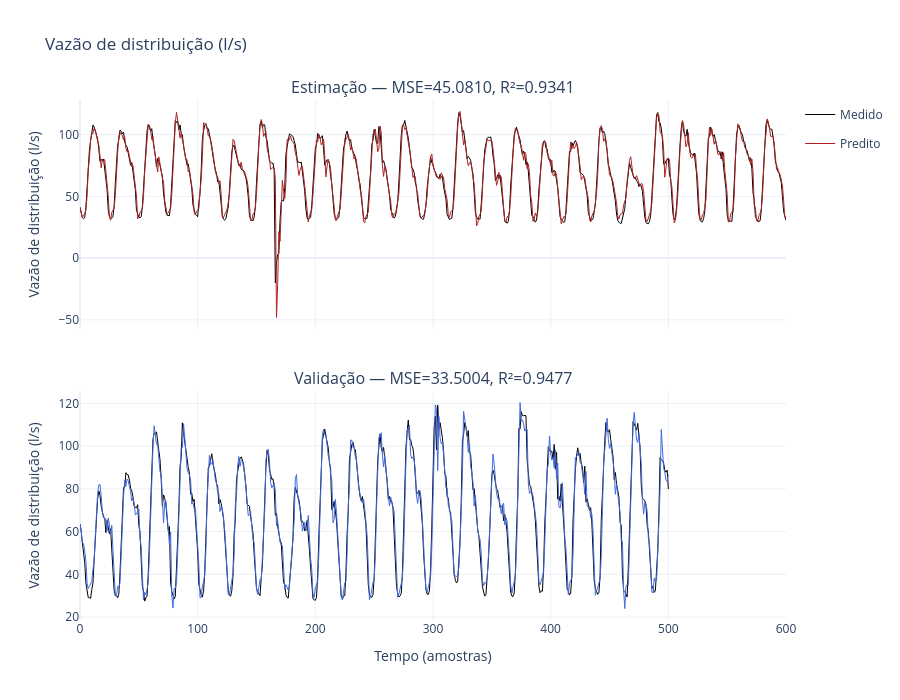
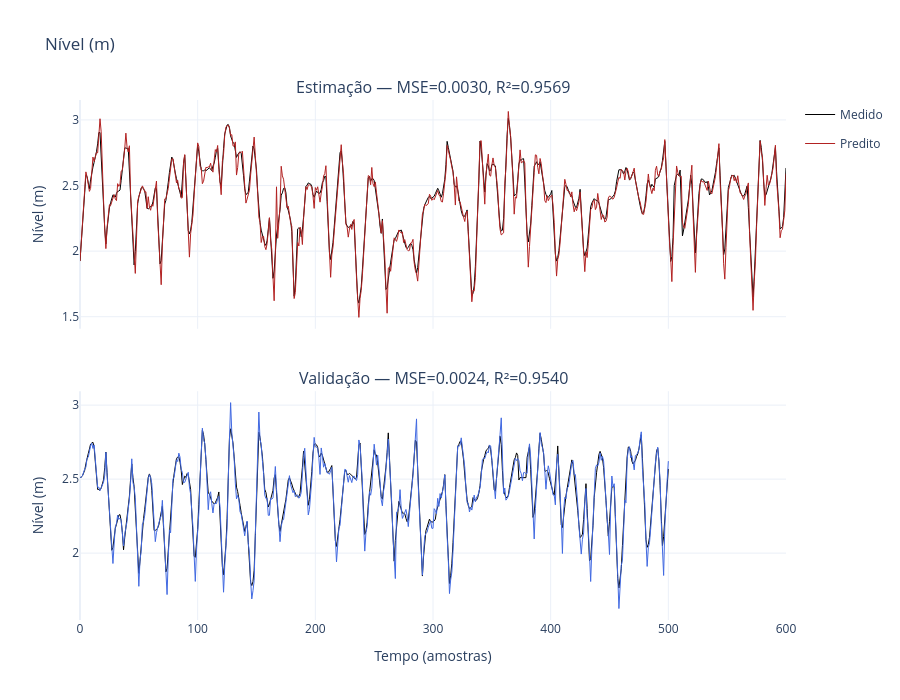
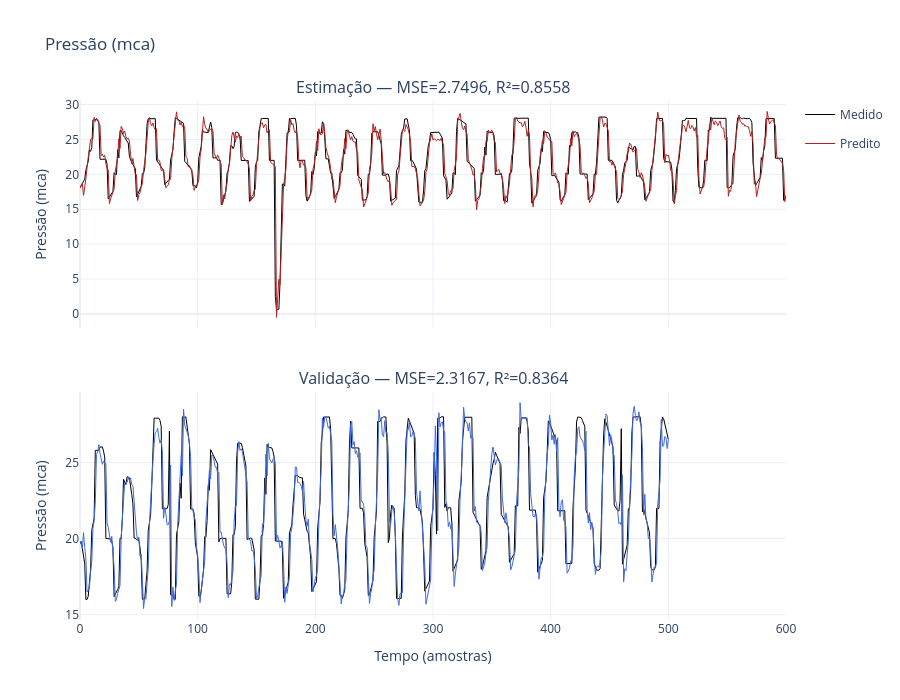

The notebook cell saved with these charts, in order:
### Code cell
from plotly.subplots import make_subplots

import plotly.graph_objects as go

for out, label in enumerate(labels):
    fig = make_subplots(
        rows=2,
        cols=1,
        shared_xaxes=True,
        subplot_titles=(
            f"Estimação — MSE={mse_est[out, best_idx]:.4f}, "
            f"R²={r2_est[out, best_idx]:.4f}",
            f"Validação — MSE={mse_val[out, best_idx]:.4f}, "
            f"R²={r2_val[out, best_idx]:.4f}",
        ),
        vertical_spacing=0.12,
    )

    fig.add_trace(
        go.Scatter(
            x=np.arange(Y_train.shape[1]),
            y=Y_train[out],
            name="Medido",
            line=dict(color="black", width=1),
            legendgroup="medido",
        ),
        row=1,
        col=1,
    )
    fig.add_trace(
        go.Scatter(
            x=np.arange(Y_train.shape[1]),
            y=y_pred_est[out],
            name="Predito",
            line=dict(color="firebrick", width=1),
            legendgroup="predito",
        ),
        row=1,
        col=1,
    )
    fig.add_trace(
        go.Scatter(
            x=np.arange(Y_test.shape[1]),
            y=Y_test[out],
            name="Medido",
            line=dict(color="black", width=1),
            legendgroup="medido",
            showlegend=False,
        ),
        row=2,
        col=1,
    )
    fig.add_trace(
        go.Scatter(
            x=np.arange(Y_test.shape[1]),
            y=y_pred_val[out],
            name="Predito",
            line=dict(color="royalblue", width=1),
            legendgroup="predito",
            showlegend=False,
        ),
        row=2,
        col=1,
    )

    fig.update_yaxes(title_text=label, row=1, col=1)
    fig.update_yaxes(title_text=label, row=2, col=1)
    fig.update_xaxes(title_text="Tempo (amostras)", row=2, col=1)
    fig.update_layout(
        title_text=label,
        height=700,
        hovermode="x unified",
        template="plotly_white",
    )
    fig.show()

### Figure 1 — Plotly figure (JSON) as saved in the notebook; plotly's stock layout.template omitted (floating-point values rounded to 4 significant figures; data arrays with more than 128 entries replaced by an {"elided": "..."} marker saying what was removed)
{"data": [{"legendgroup": "medido", "line": {"color": "black", "width": 1}, "name": "Medido", "type": "scatter", "x": {"elided": "601 int values"}, "xaxis": "x", "y": {"elided": "601 float values"}, "yaxis": "y"}, {"legendgroup": "predito", "line": {"color": "firebrick", "width": 1}, "name": "Predito", "type": "scatter", "x": {"elided": "601 int values"}, "xaxis": "x", "y": {"elided": "601 float values"}, "yaxis": "y"}, {"legendgroup": "medido", "line": {"color": "black", "width": 1}, "name": "Medido", "showlegend": false, "type": "scatter", "x": {"elided": "501 int values"}, "xaxis": "x2", "y": {"elided": "501 float values"}, "yaxis": "y2"}, {"legendgroup": "predito", "line": {"color": "royalblue", "width": 1}, "name": "Predito", "showlegend": false, "type": "scatter", "x": {"elided": "501 int values"}, "xaxis": "x2", "y": {"elided": "501 float values"}, "yaxis": "y2"}], "layout": {"annotations": [{"font": {"size": 16}, "showarrow": false, "text": "Estimação — MSE=45.0810, R²=0.9341", "x": 0.5, "xanchor": "center", "xref": "paper", "y": 1.0, "yanchor": "bottom", "yref": "paper"}, {"font": {"size": 16}, "showarrow": false, "text": "Validação — MSE=33.5004, R²=0.9477", "x": 0.5, "xanchor": "center", "xref": "paper", "y": 0.44, "yanchor": "bottom", "yref": "paper"}], "height": 700, "hovermode": "x unified", "title": {"text": "Vazão de distribuição (l/s)"}, "xaxis": {"anchor": "y", "domain": [0.0, 1.0], "matches": "x2", "showticklabels": false}, "xaxis2": {"anchor": "y2", "domain": [0.0, 1.0], "title": {"text": "Tempo (amostras)"}}, "yaxis": {"anchor": "x", "domain": [0.56, 1.0], "title": {"text": "Vazão de distribuição (l/s)"}}, "yaxis2": {"anchor": "x2", "domain": [0.0, 0.44], "title": {"text": "Vazão de distribuição (l/s)"}}}}

### Figure 2 — Plotly figure (JSON) as saved in the notebook; plotly's stock layout.template omitted (floating-point values rounded to 4 significant figures; data arrays with more than 128 entries replaced by an {"elided": "..."} marker saying what was removed)
{"data": [{"legendgroup": "medido", "line": {"color": "black", "width": 1}, "name": "Medido", "type": "scatter", "x": {"elided": "601 int values"}, "xaxis": "x", "y": {"elided": "601 float values"}, "yaxis": "y"}, {"legendgroup": "predito", "line": {"color": "firebrick", "width": 1}, "name": "Predito", "type": "scatter", "x": {"elided": "601 int values"}, "xaxis": "x", "y": {"elided": "601 float values"}, "yaxis": "y"}, {"legendgroup": "medido", "line": {"color": "black", "width": 1}, "name": "Medido", "showlegend": false, "type": "scatter", "x": {"elided": "501 int values"}, "xaxis": "x2", "y": {"elided": "501 float values"}, "yaxis": "y2"}, {"legendgroup": "predito", "line": {"color": "royalblue", "width": 1}, "name": "Predito", "showlegend": false, "type": "scatter", "x": {"elided": "501 int values"}, "xaxis": "x2", "y": {"elided": "501 float values"}, "yaxis": "y2"}], "layout": {"annotations": [{"font": {"size": 16}, "showarrow": false, "text": "Estimação — MSE=0.0030, R²=0.9569", "x": 0.5, "xanchor": "center", "xref": "paper", "y": 1.0, "yanchor": "bottom", "yref": "paper"}, {"font": {"size": 16}, "showarrow": false, "text": "Validação — MSE=0.0024, R²=0.9540", "x": 0.5, "xanchor": "center", "xref": "paper", "y": 0.44, "yanchor": "bottom", "yref": "paper"}], "height": 700, "hovermode": "x unified", "title": {"text": "Nível (m)"}, "xaxis": {"anchor": "y", "domain": [0.0, 1.0], "matches": "x2", "showticklabels": false}, "xaxis2": {"anchor": "y2", "domain": [0.0, 1.0], "title": {"text": "Tempo (amostras)"}}, "yaxis": {"anchor": "x", "domain": [0.56, 1.0], "title": {"text": "Nível (m)"}}, "yaxis2": {"anchor": "x2", "domain": [0.0, 0.44], "title": {"text": "Nível (m)"}}}}

### Figure 3 — Plotly figure (JSON) as saved in the notebook; plotly's stock layout.template omitted (floating-point values rounded to 4 significant figures; data arrays with more than 128 entries replaced by an {"elided": "..."} marker saying what was removed)
{"data": [{"legendgroup": "medido", "line": {"color": "black", "width": 1}, "name": "Medido", "type": "scatter", "x": {"elided": "601 int values"}, "xaxis": "x", "y": {"elided": "601 float values"}, "yaxis": "y"}, {"legendgroup": "predito", "line": {"color": "firebrick", "width": 1}, "name": "Predito", "type": "scatter", "x": {"elided": "601 int values"}, "xaxis": "x", "y": {"elided": "601 float values"}, "yaxis": "y"}, {"legendgroup": "medido", "line": {"color": "black", "width": 1}, "name": "Medido", "showlegend": false, "type": "scatter", "x": {"elided": "501 int values"}, "xaxis": "x2", "y": {"elided": "501 float values"}, "yaxis": "y2"}, {"legendgroup": "predito", "line": {"color": "royalblue", "width": 1}, "name": "Predito", "showlegend": false, "type": "scatter", "x": {"elided": "501 int values"}, "xaxis": "x2", "y": {"elided": "501 float values"}, "yaxis": "y2"}], "layout": {"annotations": [{"font": {"size": 16}, "showarrow": false, "text": "Estimação — MSE=2.7496, R²=0.8558", "x": 0.5, "xanchor": "center", "xref": "paper", "y": 1.0, "yanchor": "bottom", "yref": "paper"}, {"font": {"size": 16}, "showarrow": false, "text": "Validação — MSE=2.3167, R²=0.8364", "x": 0.5, "xanchor": "center", "xref": "paper", "y": 0.44, "yanchor": "bottom", "yref": "paper"}], "height": 700, "hovermode": "x unified", "title": {"text": "Pressão (mca)"}, "xaxis": {"anchor": "y", "domain": [0.0, 1.0], "matches": "x2", "showticklabels": false}, "xaxis2": {"anchor": "y2", "domain": [0.0, 1.0], "title": {"text": "Tempo (amostras)"}}, "yaxis": {"anchor": "x", "domain": [0.56, 1.0], "title": {"text": "Pressão (mca)"}}, "yaxis2": {"anchor": "x2", "domain": [0.0, 0.44], "title": {"text": "Pressão (mca)"}}}}
